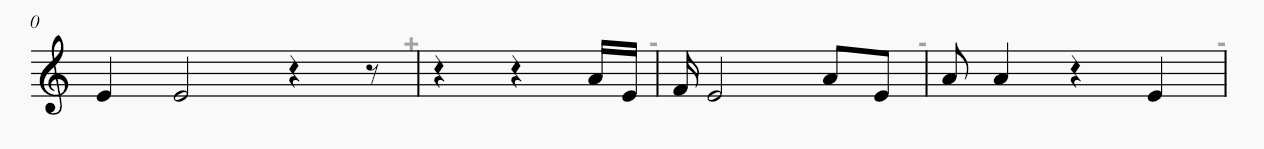
#> input picture test_img/test_note.png, 1264 x 149 px
$ python -i image_processor.py   (imports and definitions only)
#> lines starting #> are read from the running program, lines starting #| are printed output that depends on the picture; after the words box and inside, x2 and y2 are one past the last pixel; in counts of white or black regions, pixels touching at a corner belong together
#> further down, picture is the input picture: shape (149, 1264, 3); mean B, G, R 234.2, 234.2, 234.2
import cv2
import numpy as np
from scipy import signal


class ScoreImageProcessor:

    def __init__(self):
        self.staff_lines = []

    # input image and edge detection

    def detect_lines(self, image):
        """Detect lines using Hough Transform in the input image."""
        # Convert to grayscale
        gray = cv2.cvtColor(image, cv2.COLOR_BGR2GRAY)

        # Perform edge detection
        edges = cv2.Canny(gray, 50, 150, apertureSize=3)
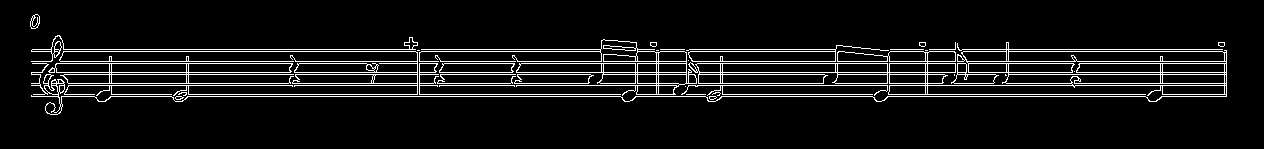
#> edges: shape (149, 1264); 7.3% white in thin lines or dots, all inside (x1, y1, x2, y2) = (30, 14, 1227, 115)

        # Detect lines using Hough Transform
        # threshold can be adjusted to detect more or less lines
        lines = cv2.HoughLinesP(edges,
                                1,
                                np.pi / 180,
                                threshold=400,
                                minLineLength=100,
                                maxLineGap=10)
#> lines = [[31, 61, 1226, 61], [31, 85, 1226, 85], [32, 63, 1226, 63], [31, 51, 600, 51], [835, 83, 1226, 83], [837, 74, 1226, 74], [110, 96, 620, 96], [31, 72, 1226, 72], [111, 94, 623, 94], [32, 49, 600, 49], [31, 83, 823, 83], [64, 74, 590, 74]]

        # Store the y-coordinates of the detected lines without duplicates
        y_coordinates = set()
        if lines is not None:
            for line in lines:
                for x1, y1, x2, y2 in line:
                    y_coordinates.add(y1)
                    # Draw the detected line on the original image
                    cv2.line(image, (x1, y1), (x2, y2), (0, 255, 0), 2)
#> this loop made 12 passes
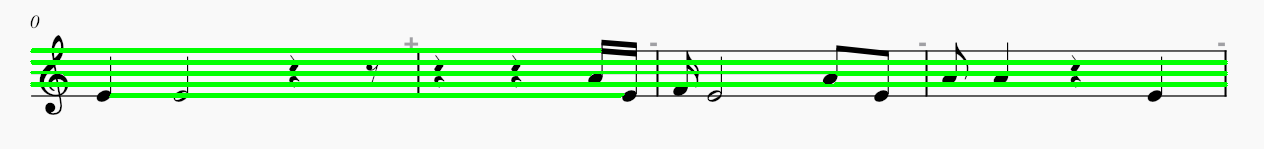
#> image: shape (149, 1264, 3); 12.1% of pixels changed, all inside (x1, y1, x2, y2) = (30, 48, 1228, 98)
#> after the loop, y_coordinates = 10 items

        return image, list(y_coordinates)

    def edge_detection(self, image):
        """Perform edge detection on the input image."""
        # Convert to grayscale
        gray = cv2.cvtColor(image, cv2.COLOR_BGR2GRAY)

        # Apply Gaussian Blur to reduce noise
        blurred = cv2.GaussianBlur(gray, (5, 5), 0)

        # Perform Canny edge detection
        edges = cv2.Canny(blurred, 50, 150, apertureSize=3)

        return edges

    # def preprocess(self, image):
    #     """Preprocess the image for staff line detection."""
    #     # Convert to grayscale
    #     gray = cv2.cvtColor(image, cv2.COLOR_BGR2GRAY)

    #     # Apply adaptive thresholding
    #     thresh = cv2.adaptiveThreshold(gray, 255, cv2.ADAPTIVE_THRESH_MEAN_C,
    #                                    cv2.THRESH_BINARY_INV, 15, 10)

    #     return thresh

    def detect_staff_lines(self, preprocessed_image):
        """Detect staff lines using horizontal projection."""
        # Get horizontal projection
        projection = np.sum(preprocessed_image, axis=1)

        # Find peaks in projection (staff lines)
        peaks, _ = signal.find_peaks(projection,
                                     height=preprocessed_image.shape[1] * 0.5,
                                     distance=20)

        self.staff_lines = sorted(peaks)
        return self.staff_lines

    def prepare_for_note_detection(self, image):
        """Prepare image for note detection."""
        # Convert to RGB if needed
        if len(image.shape) == 2:
            image = cv2.cvtColor(image, cv2.COLOR_GRAY2RGB)

        # Normalize
        image = image.astype(np.float32) / 255.0

        return image

>>> import cv2
>>> picture = cv2.imread('test_img/test_note.png')
>>> result = ScoreImageProcessor().detect_lines(picture)
